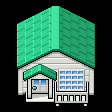

This game map was drawn from its Tiled (.tmx) file and the tilesets committed beside it. A one-line description and the trimmed map source follow:
An orthogonal 7x7 tile map with 16x16 px tiles, 3 tile layers (OnGrass, Collisions, WalkBehind) and 1 object (teleport on push).

<map version="1.10" tiledversion="1.11.0" orientation="orthogonal" renderorder="right-down" compressionlevel="6" width="7" height="7" tilewidth="16" tileheight="16" infinite="0" nextlayerid="5" nextobjectid="10">
 <tileset firstgid="1" source="../../../tileset/red-1-h150.tsx" />
 <layer id="4" name="OnGrass" width="7" height="7">
  <data>[49 cells, 49 non-empty, 44 distinct tile ids]</data>
 </layer>
 <layer id="1" name="Collisions" width="7" height="7">
  <data>[49 cells, 49 non-empty, 39 distinct tile ids]</data>
 </layer>
 <layer id="2" name="WalkBehind" width="7" height="7">
  <data>[49 cells, 49 non-empty, 36 distinct tile ids]</data>
 </layer>
 <objectgroup name="Moving">
  <object id="9" type="teleport on push" x="48" y="112" width="16" height="16">
   <properties>
    <property name="map" value="floor-0" />
    <property name="x" value="3" />
    <property name="y" value="8" />
   </properties>
  </object>
 </objectgroup>
</map>
